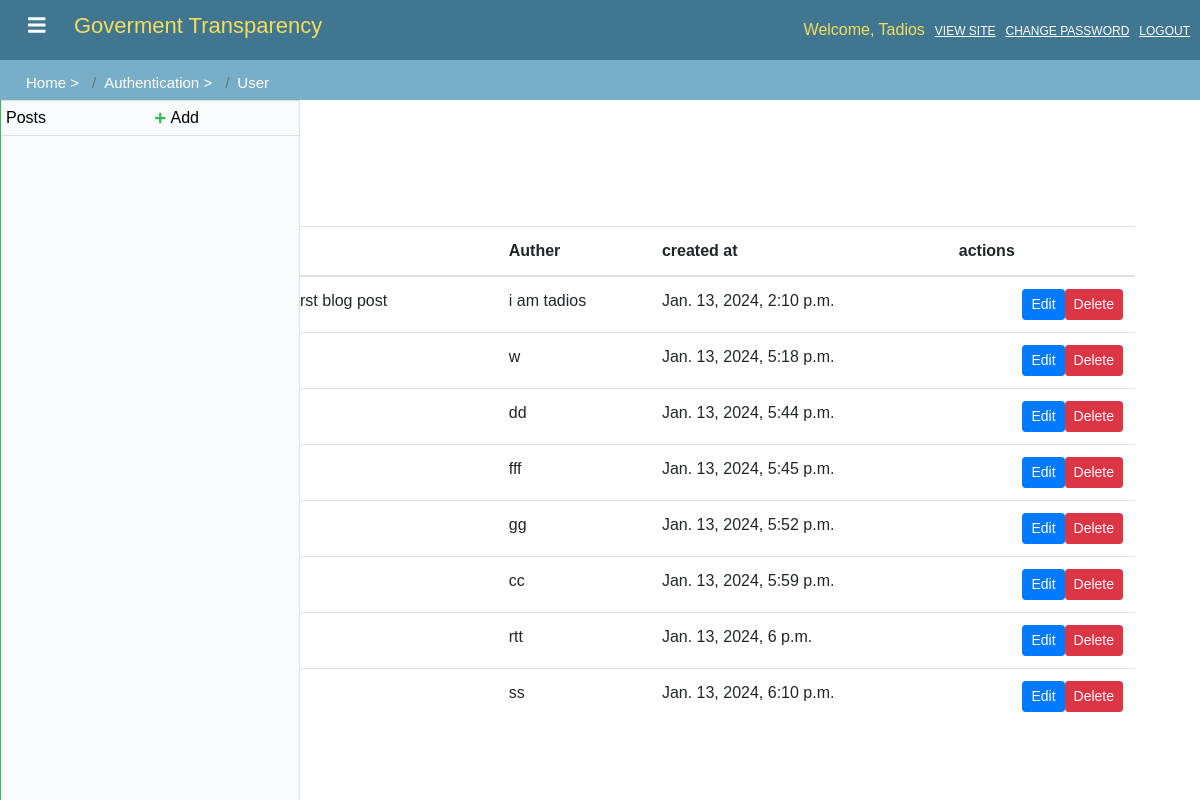
/blogapp/posts/, run on the app's committed database.
### blogapp/models.py (models this page shows, shortened)
class Post(models.Model):
    title = models.CharField(max_length=200)
    text = models.TextField()
    author = models.CharField(max_length=100)
    created_at = models.DateTimeField(default=timezone.now)
    published_at = models.DateTimeField(blank=True, null=True)

### blogapp/views.py (the view)
# urls.py: path('posts/', views.post_list, name='post_list'),
def post_list(request):
    posts = Post.objects.all()
    return render(request, 'posts/post_list.html', {'posts': posts})

### blogapp/templates/posts/post_list.html (shortened to what this page needs)
{% extends 'posts/base.html' %}
{% block content %}
    <h1>Post List</h1>
    <table class="table">
        <thead>
            <tr>
                <th>Title</th>
                <th>Text</th>
                <th>Auther</th>
                <th>created at </th>
                <th>actions</th>
            </tr>
        </thead>
        <tbody>
            {% for post in posts %}
            <tr>
                <td>{{ post.title }}</td>
                <td>{{ post.text }}</td>
                <td>{{ post.author}}</td>
                <td>{{ post.created_at}}</td>
                <td class="align-middle">
                    <div class="d-flex justify-content-end">
                        <a href="{% url 'blogapp:post_update' pk=post.pk %}" class="btn btn-primary btn-sm me-2">Edit</a>
                        <a href="#" class="btn btn-danger btn-sm" onclick="deletePost('{{ post.pk }}')">Delete</a>
                    </div>
                </td>
            </tr>
            {% empty %}
            <tr>
                <td colspan="4">No expenses found.</td>
            </tr>
            {% endfor %}
        </tbody>
    </table>
{% endblock %}

### blogapp/templates/posts/base.html (shortened to what this page needs)
<!DOCTYPE html>
<html lang="en">
<head>
    <link rel="stylesheet" href="https://stackpath.bootstrapcdn.com/bootstrap/4.3.1/css/bootstrap.min.css">
    <link rel="stylesheet" href="https://cdnjs.cloudflare.com/ajax/libs/font-awesome/5.15.1/css/all.min.css">
</head>
<body>
    <div class="user-header">
        <div style="display: flex; align-items: center;">
            <button class="navbar-toggler" type="button" data-toggle="collapse" data-target="#navbarToggleContent"
        aria-controls="navbarToggleContent" aria-expanded="false" aria-label="Toggle navigation">
        <span class="navbar-toggler-icon">
            <i class="fas fa-bars"></i>
        </span>
    </button>
            <h1 style="font-size: 22px; margin-left: 10px;">Goverment Transparency</h1>
        </div>
        <div>
            <ul class="user-links">
                <li class="nav-item">
                    <span style="color: #f5dd5d;">Welcome, Tadios</span>
                </li>
                <li class="nav-item">
                    <a href="#" class="color-white"> VIEW SITE</a>
                </li>
                <li class="nav-item">
                    <a href="#" class="color-white"> CHANGE PASSWORD</a>
                </li>
                <li class="nav-item">
                    <a href="#" class="color-white">LOGOUT</a>
                </li>
            </ul>
        </div>
    </div>
    <div class="nav-header">
        <ol class="breadcrumb">
            <li class="breadcrumb-item"><a href="#" style="color: white;">Home&nbsp;<span style="color: white;">&gt;</span></a></li>
            <li class="breadcrumb-item"><a href="#" style="color: white;">Authentication&nbsp;<span style="color: white;">&gt;</span></a></li>
            <li class="breadcrumb-item active" aria-current="page"><span style="color: white;">User</span></li>
        </ol>
    </div>
    <div class="container">
        <div class="sidebar sidebar-border">
            <div class="sidebar-item">
                <a href="#" class="sidebar-link">
                    Posts
                    <a href="#" class="add-link"><span class="icon"><i class="fas fa-plus"></i></span>Add</a>
                </a>
            </div>
        </div>
        <div class="main-content">
            {% block content %}{% endblock %}
        </div>
    </div>
</body>
</html>

### blogapp/templates/posts/base.html (style rules this page uses)
body { margin: 0; font-family: 'Arial', sans-serif; min-height: 100vh; display: flex; flex-direction: column; }
.user-header { background-color: #417690; color: #f5dd5d; padding: 10px; text-align: left; display: flex; justify-content: space-between; align-items: center; height: 60px; }
.user-header h1 { font-size: 18px; margin-left: 10px; }
.user-links { list-style-type: none; margin: 0; padding: 0; display: flex; align-items: center; }
.user-links li { margin-left: 10px; color: white; cursor: default; }
.user-links li a { color: white; text-decoration: underline; font-size: 12px; text-transform: uppercase; }
.user-links li a::after { content: ""; }
.user-links li a::before { margin-right: 5px; }
.nav-header { background-color: #79aec8; padding: 10px; text-align: center; height: 40px; display: flex; align-items: center; }
.nav-header ol { background-color: #79aec8; height: 20px; display: flex; align-items: center; font-size: 15px; }
.nav-header ol li { margin-right: 5px; }
.container { display: flex; }
.sidebar { width: 300px; background-color: #f9fafc;; color: black; box-sizing: border-box; height: 100vh; position: fixed; top: 100px; left: 0; overflow-y: auto; border-right: 1px solid #ddd; transition: all 0.3s; }
.sidebar-item { display: flex; align-items: center; border-top: 1px solid #ddd; border-bottom: 1px solid #ddd; }
.sidebar-item a { color: black; text-decoration: none; position: relative; padding: 5px; display: flex; align-items: center; width: 100%; }
.add-link { color: #417690; text-decoration: none; margin-left: auto; }
.icon { font-size: 12px; margin-right: 5px; color: #3bb757; }
.main-content { flex: 1; padding: 20px; margin-left: 10px; margin-top: 50px; transition: margin-left 0.3s; }
.navbar-toggler { background-color: transparent !important; border: none !important; }
.navbar-toggler-icon { color: #fff !important; }
.sidebar-border { border-left: 1px solid #3bb757; }

### data on the page
Post: text "this is the first blog post", author "i am tadios", created_at "Jan. 13, 2024, 2:10 p.m."
Post: author "w", created_at "Jan. 13, 2024, 5:18 p.m."
Post: author "dd", created_at "Jan. 13, 2024, 5:44 p.m."
Post: author "fff", created_at "Jan. 13, 2024, 5:45 p.m."
Post: author "gg", created_at "Jan. 13, 2024, 5:52 p.m."
Post: author "cc", created_at "Jan. 13, 2024, 5:59 p.m."
Post: author "rtt", created_at "Jan. 13, 2024, 6 p.m."
Post: author "ss", created_at "Jan. 13, 2024, 6:10 p.m."
